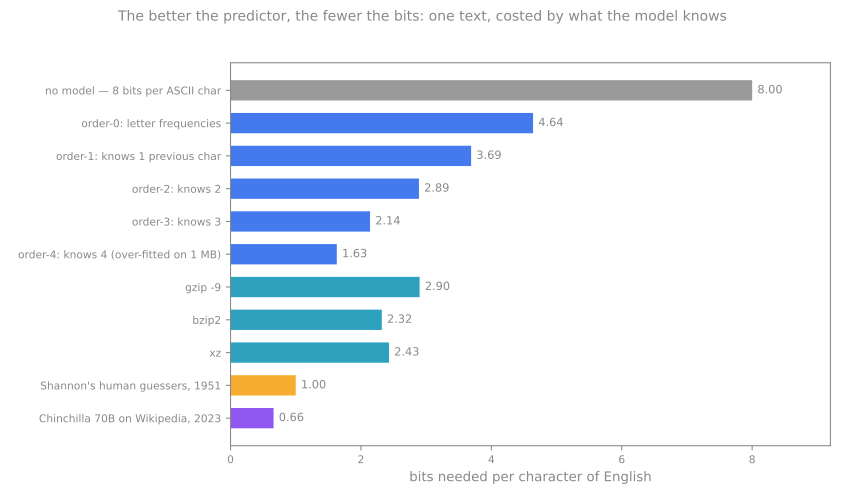

Reproduce this figure in Python.
"""The entropy ladder as a chart — the numbers come from compression-is-intelligence-entropy.py, run on 1 MB of the
vault's own English (2026-09-09), plus the two reference points.  Regenerate: python3 compression-is-intelligence-ladder.py"""
import matplotlib
matplotlib.use("Agg"); import matplotlib.pyplot as plt
GREY="#888888"
rows=[("no model — 8 bits per ASCII char",8.0,"#888888"),("order-0: letter frequencies",4.64,"#2563eb"),("order-1: knows 1 previous char",3.69,"#2563eb"),("order-2: knows 2",2.89,"#2563eb"),("order-3: knows 3",2.14,"#2563eb"),("order-4: knows 4 (over-fitted on 1 MB)",1.63,"#2563eb"),
      ("gzip -9",2.90,"#0891b2"),("bzip2",2.32,"#0891b2"),("xz",2.43,"#0891b2"),("Shannon's human guessers, 1951",1.0,"#f59e0b"),("Chinchilla 70B on Wikipedia, 2023",0.66,"#7c3aed")]
fig,ax=plt.subplots(figsize=(8.8,5.2)); fig.patch.set_alpha(0); ax.set_facecolor("none")
y=list(range(len(rows)))[::-1]
ax.barh(y,[r[1] for r in rows],color=[r[2] for r in rows],alpha=0.85,height=0.62)
for yy,r in zip(y,rows): ax.text(r[1]+0.08,yy,f"{r[1]:.2f}",va="center",fontsize=8.5,color=GREY)
ax.set_yticks(y); ax.set_yticklabels([r[0] for r in rows],fontsize=8.5,color=GREY); ax.set_xlim(0,9.2)
ax.set_xlabel("bits needed per character of English",color=GREY)
for s in ax.spines.values(): s.set_color(GREY)
ax.tick_params(colors=GREY,labelsize=8)
fig.suptitle("The better the predictor, the fewer the bits: one text, costed by what the model knows",color=GREY,fontsize=10.5)
fig.tight_layout(rect=(0,0,1,0.96)); fig.savefig("compression-is-intelligence-ladder.svg",transparent=True); print("ok")
